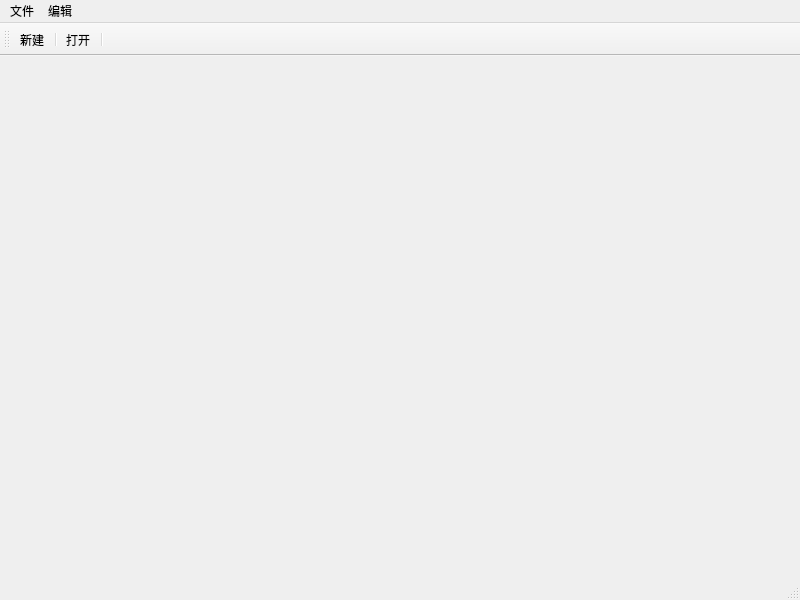
<?xml version="1.0" encoding="UTF-8"?>
<ui version="4.0">
 <class>MainWindow</class>
 <widget class="QMainWindow" name="MainWindow">
  <property name="geometry">
   <rect>
    <x>0</x>
    <y>0</y>
    <width>800</width>
    <height>600</height>
   </rect>
  </property>
  <property name="windowTitle">
   <string>MainWindow</string>
  </property>
  <widget class="QWidget" name="centralwidget"/>
  <widget class="QMenuBar" name="menubar">
   <property name="geometry">
    <rect>
     <x>0</x>
     <y>0</y>
     <width>800</width>
     <height>26</height>
    </rect>
   </property>
   <widget class="QMenu" name="menu">
    <property name="title">
     <string>文件</string>
    </property>
    <addaction name="separator"/>
    <addaction name="actionnew"/>
    <addaction name="separator"/>
    <addaction name="actionopen"/>
    <addaction name="separator"/>
   </widget>
   <widget class="QMenu" name="menu_2">
    <property name="title">
     <string>编辑</string>
    </property>
   </widget>
   <addaction name="menu"/>
   <addaction name="menu_2"/>
  </widget>
  <widget class="QStatusBar" name="statusbar"/>
  <widget class="QToolBar" name="toolBar">
   <property name="windowTitle">
    <string>toolBar</string>
   </property>
   <attribute name="toolBarArea">
    <enum>TopToolBarArea</enum>
   </attribute>
   <attribute name="toolBarBreak">
    <bool>false</bool>
   </attribute>
   <addaction name="actionnew"/>
   <addaction name="separator"/>
   <addaction name="actionopen"/>
   <addaction name="separator"/>
  </widget>
  <action name="actionnew">
   <property name="text">
    <string>新建</string>
   </property>
  </action>
  <action name="actionopen">
   <property name="text">
    <string>打开</string>
   </property>
  </action>
 </widget>
 <resources/>
 <connections/>
</ui>
